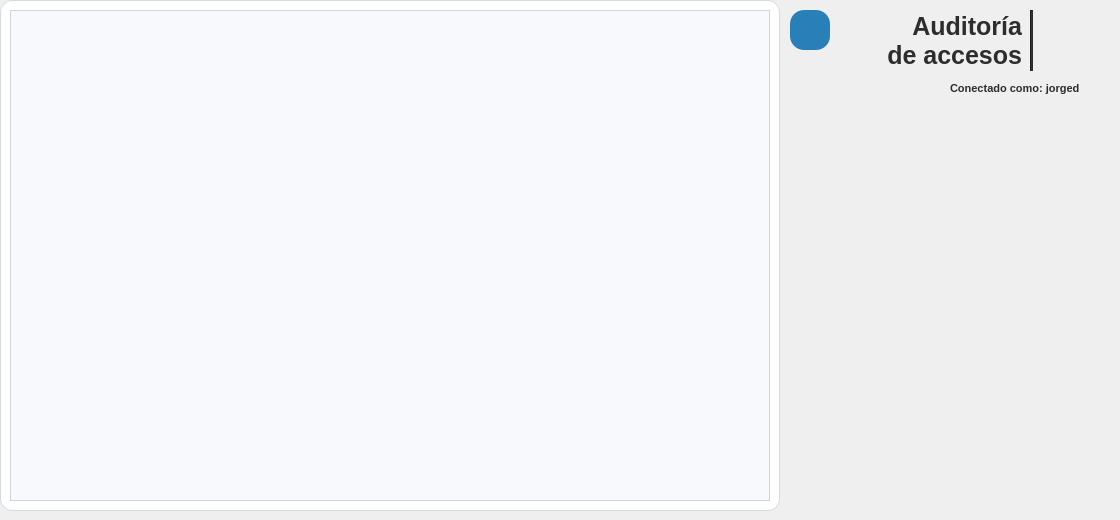
     <widget class="QWidget" name="auditoria">
      <property name="maximumSize">
       <size>
        <width>16777215</width>
        <height>540</height>
       </size>
      </property>
      <widget class="QFrame" name="frameTabla_auditoria">
       <property name="geometry">
        <rect>
         <x>0</x>
         <y>0</y>
         <width>780</width>
         <height>511</height>
        </rect>
       </property>
       <property name="minimumSize">
        <size>
         <width>780</width>
         <height>450</height>
        </size>
       </property>
       <property name="maximumSize">
        <size>
         <width>16777215</width>
         <height>650</height>
        </size>
       </property>
       <property name="styleSheet">
        <string notr="true">QFrame#frameTabla_auditoria {
    border: 1px solid #d5dbdb;
    border-radius: 12px;
    background-color: white;
}</string>
       </property>
       <property name="frameShape">
        <enum>QFrame::Shape::StyledPanel</enum>
       </property>
       <property name="frameShadow">
        <enum>QFrame::Shadow::Raised</enum>
       </property>
       <layout class="QHBoxLayout" name="horizontalLayout_4">
        <item>
         <widget class="QTableView" name="tableW_auditoria">
          <property name="styleSheet">
           <string notr="true">QTableView {
    background-color: #F7F9FC;
    gridline-color: #E3E8EF;
    color: #0B1321;
    alternate-background-color: #E3F2FD;
    selection-background-color: #2980b9;
    selection-color: #FFFFFF;
    border: 1px solid #CBD5E1;
}

/* Cabecera horizontal */
QHeaderView::section {
    background-color: #ECF0F1;   /* encabezado */
    color: #2C3E50;              /* azul oscuro */
    font-weight: bold;
    border: none;
    padding: 6px;
}

/* Cabecera vertical */
QHeaderView::section:vertical {
    background-color: #ECF0F1;
    color: #2C3E50;
    font-weight: bold;
    border: none;
    padding: 4px;
}

/* Botón de esquina (arriba a la izquierda) */
QTableCornerButton::section {
    background-color: transparent;
    border: none;
}

/* Scrollbar vertical */
QScrollBar:vertical {
    background: transparent;
    width: 10px;
    margin: 2px;
}

QScrollBar::handle:vertical {
    background: #CBD5E1;
    border-radius: 4px;
    min-height: 20px;
}

QScrollBar::handle:vertical:hover {
    background: #94A3B8;
}

QScrollBar::add-line:vertical,
QScrollBar::sub-line:vertical {
    background: none;
    border: none;
    height: 0px;
}</string>
          </property>
          <property name="editTriggers">
           <set>QAbstractItemView::EditTrigger::NoEditTriggers</set>
          </property>
          <property name="alternatingRowColors">
           <bool>true</bool>
          </property>
          <property name="selectionBehavior">
           <enum>QAbstractItemView::SelectionBehavior::SelectRows</enum>
          </property>
          <property name="showGrid">
           <bool>true</bool>
          </property>
          <property name="sortingEnabled">
           <bool>true</bool>
          </property>
         </widget>
        </item>
       </layout>
      </widget>
      <widget class="QLabel" name="lblLogo_auditoria">
       <property name="geometry">
        <rect>
         <x>1040</x>
         <y>10</y>
         <width>51</width>
         <height>61</height>
        </rect>
       </property>
       <property name="minimumSize">
        <size>
         <width>50</width>
         <height>50</height>
        </size>
       </property>
       <property name="maximumSize">
        <size>
         <width>130</width>
         <height>70</height>
        </size>
       </property>
       <property name="text">
        <string/>
       </property>
       <property name="pixmap">
        <pixmap resource="../icons/resources_ui.qrc">:/logos/logo_escuela_sinFondo.png</pixmap>
       </property>
       <property name="scaledContents">
        <bool>true</bool>
       </property>
      </widget>
      <widget class="QLabel" name="lblTitulo_auditoria">
       <property name="geometry">
        <rect>
         <x>881</x>
         <y>0</y>
         <width>141</width>
         <height>81</height>
        </rect>
       </property>
       <property name="font">
        <font>
         <family>Segoe UI</family>
         <pointsize>19</pointsize>
         <bold>true</bold>
        </font>
       </property>
       <property name="styleSheet">
        <string notr="true">color: #2d2d2d;
background-color: transparent;</string>
       </property>
       <property name="frameShape">
        <enum>QFrame::Shape::NoFrame</enum>
       </property>
       <property name="frameShadow">
        <enum>QFrame::Shadow::Plain</enum>
       </property>
       <property name="text">
        <string>Auditoría de accesos</string>
       </property>
       <property name="scaledContents">
        <bool>false</bool>
       </property>
       <property name="alignment">
        <set>Qt::AlignmentFlag::AlignRight|Qt::AlignmentFlag::AlignTrailing|Qt::AlignmentFlag::AlignVCenter</set>
       </property>
       <property name="wordWrap">
        <bool>true</bool>
       </property>
       <property name="indent">
        <number>0</number>
       </property>
      </widget>
      <widget class="Line" name="line_5">
       <property name="geometry">
        <rect>
         <x>1030</x>
         <y>10</y>
         <width>3</width>
         <height>61</height>
        </rect>
       </property>
       <property name="minimumSize">
        <size>
         <width>3</width>
         <height>61</height>
        </size>
       </property>
       <property name="maximumSize">
        <size>
         <width>3</width>
         <height>61</height>
        </size>
       </property>
       <property name="styleSheet">
        <string notr="true">background-color: #2d2d2d;</string>
       </property>
       <property name="orientation">
        <enum>Qt::Orientation::Vertical</enum>
       </property>
      </widget>
      <widget class="QPushButton" name="btnActualizar_tabla_auditoria">
       <property name="geometry">
        <rect>
         <x>790</x>
         <y>10</y>
         <width>40</width>
         <height>40</height>
        </rect>
       </property>
       <property name="sizePolicy">
        <sizepolicy hsizetype="Minimum" vsizetype="Fixed">
         <horstretch>0</horstretch>
         <verstretch>0</verstretch>
        </sizepolicy>
       </property>
       <property name="minimumSize">
        <size>
         <width>40</width>
         <height>40</height>
        </size>
       </property>
       <property name="maximumSize">
        <size>
         <width>40</width>
         <height>40</height>
        </size>
       </property>
       <property name="font">
        <font>
         <family>Segoe UI</family>
         <pointsize>12</pointsize>
         <bold>true</bold>
        </font>
       </property>
       <property name="cursor">
        <cursorShape>PointingHandCursor</cursorShape>
       </property>
       <property name="mouseTracking">
        <bool>true</bool>
       </property>
       <property name="tabletTracking">
        <bool>false</bool>
       </property>
       <property name="acceptDrops">
        <bool>false</bool>
       </property>
       <property name="layoutDirection">
        <enum>Qt::LayoutDirection::LeftToRight</enum>
       </property>
       <property name="autoFillBackground">
        <bool>false</bool>
       </property>
       <property name="styleSheet">
        <string notr="true">QPushButton {
   background-color: #2980b9;
    color: #F3F6FF;
    border: none;
    padding: 8px 6px;
    border-radius: 14px;
}
QPushButton:hover {
	background-color: #0D47A1;
}</string>
       </property>
       <property name="text">
        <string/>
       </property>
       <property name="icon">
        <iconset resource="../icons/resources_ui.qrc">
         <normaloff>:/icons/actualizar.png</normaloff>:/icons/actualizar.png</iconset>
       </property>
       <property name="iconSize">
        <size>
         <width>40</width>
         <height>40</height>
        </size>
       </property>
      </widget>
      <widget class="QLabel" name="lblIcon_conectado_como_3">
       <property name="geometry">
        <rect>
         <x>930</x>
         <y>80</y>
         <width>16</width>
         <height>16</height>
        </rect>
       </property>
       <property name="font">
        <font>
         <family>Segoe UI</family>
         <pointsize>8</pointsize>
         <bold>true</bold>
        </font>
       </property>
       <property name="styleSheet">
        <string notr="true">color: #2d2d2d</string>
       </property>
       <property name="text">
        <string/>
       </property>
       <property name="pixmap">
        <pixmap resource="../icons/resources_ui.qrc">:/icons/usuario-activo.png</pixmap>
       </property>
       <property name="scaledContents">
        <bool>true</bool>
       </property>
       <property name="alignment">
        <set>Qt::AlignmentFlag::AlignLeading|Qt::AlignmentFlag::AlignLeft|Qt::AlignmentFlag::AlignVCenter</set>
       </property>
      </widget>
      <widget class="QLabel" name="lblConectado_como_3">
       <property name="geometry">
        <rect>
         <x>950</x>
         <y>80</y>
         <width>161</width>
         <height>16</height>
        </rect>
       </property>
       <property name="font">
        <font>
         <family>Segoe UI</family>
         <pointsize>8</pointsize>
         <bold>true</bold>
        </font>
       </property>
       <property name="styleSheet">
        <string notr="true">color: #2d2d2d</string>
       </property>
       <property name="text">
        <string>Conectado como: jorged</string>
       </property>
       <property name="alignment">
        <set>Qt::AlignmentFlag::AlignLeading|Qt::AlignmentFlag::AlignLeft|Qt::AlignmentFlag::AlignVCenter</set>
       </property>
      </widget>
     </widget>
